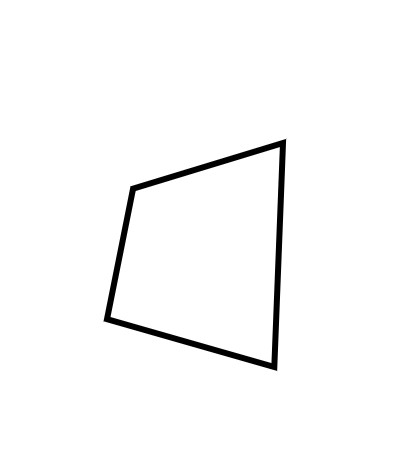
#> input picture shape/segiempat.jpg, 406 x 471 px
$ python -i image_processing.py   (imports and definitions only)
#> lines starting #> are read from the running program, lines starting #| are printed output that depends on the picture; after the words box and inside, x2 and y2 are one past the last pixel; in counts of white or black regions, pixels touching at a corner belong together
import numpy as np
import cv2 as cv
import math

def get_img_fact(img_path):
#> called with img_path = 'shape/segiempat.jpg'
  im = cv.imread(img_path)
#> im is the input picture: shape (471, 406, 3); min 0, max 255, mean 249.5
  imgray = cv.cvtColor(im, cv.COLOR_BGR2GRAY)
  ret, thresh = cv.threshold(imgray, 127, 255, cv.THRESH_BINARY)
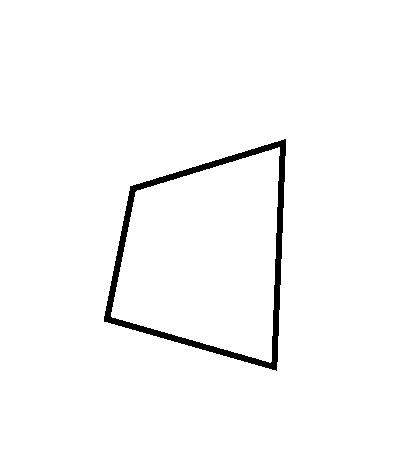
#> thresh: shape (471, 406); 97.8% white; 1 black region
  contours, hierarchy = cv.findContours(thresh, cv.RETR_TREE, cv.CHAIN_APPROX_SIMPLE)
#> contours = 3 contours; box (x1, y1, x2, y2) and area: (0, 0, 406, 471) 190350, (103, 138, 287, 372) 30588, (111, 147, 280, 363) 25780
  edge = contours[1]
#> edge = contour of 269 points, box (x1, y1, x2, y2) (103, 138, 287, 372), area 30588
  approx = cv.approxPolyDP(edge, 0.01*cv.arcLength(edge,True),True)
#> approx = [[285, 138], [277, 370], [104, 322], [129, 186]]

  count = len(approx)
#> count = 4
  result_point = []

  for i, a in enumerate(approx):
    point = a[0]
    result_point.append([point[0], point[1]])
#> this loop made 4 passes
#> after the loop, result_point = [[285, 138], [277, 370], [104, 322], [129, 186]]

  result_length = []
  result_la = []
  for i, a in enumerate(approx):
    p1 = approx[i][0]
    p2 = approx[(i+1) % count][0]
    delta_x = p1[0]-p2[0]
    delta_y = p1[1]-p2[1]
    r = math.sqrt(delta_x**2 + delta_y**2)
    result_length.append(int(round(r,0)))
#> this loop made 4 passes
#> (p1, p2, delta_x, delta_y, r) on passes 1 to 4: ([285, 138], [277, 370], 8, -232, 232.1), ([277, 370], [104, 322], 173, 48, 179.5), ([104, 322], [129, 186], -25, 136, 138.3), ([129, 186], [285, 138], -156, 48, 163.2)
#> after the loop, result_length = [232, 180, 138, 163]

  result_angle = []
  for i, a in enumerate(approx):
    p0 = approx[(i-1) % count][0]
    p1 = approx[i][0]
    p2 = approx[(i+1) % count][0]
    a = math.sqrt((p0[0]-p2[0])**2 + (p0[1]-p2[1])**2)
    b = math.sqrt((p0[0]-p1[0])**2 + (p0[1]-p1[1])**2)
    c = math.sqrt((p1[0]-p2[0])**2 + (p1[1]-p2[1])**2)
    angle = math.degrees(math.acos((b**2 + c**2 - a**2)/(2*b*c)))
    result_angle.append(int(round(angle, 0)))
#> this loop made 4 passes
#> (p0, p1, p2, b, c, angle) on passes 1 to 4: ([129, 186], [285, 138], [277, 370], 163.2, 232.1, 70.92), ([285, 138], [277, 370], [104, 322], 232.1, 179.5, 76.47), ([277, 370], [104, 322], [129, 186], 179.5, 138.3, 95.09), ([104, 322], [129, 186], [285, 138], 138.3, 163.2, 117.5)
#> after the loop, result_angle = [71, 76, 95, 118]

  for i in range (count):
    result_la.append([result_angle[i], result_length[i]])
#> after the loop, result_la = [[71, 232], [76, 180], [95, 138], [118, 163]]

  cv.drawContours(im, contours, -1, (0,255,0), 3)
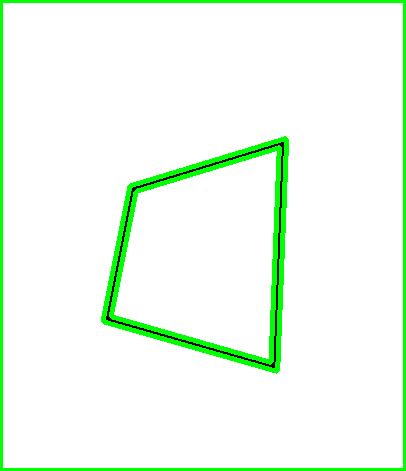
#> im: shape (471, 406, 3); 6.23% of pixels changed, all inside (x1, y1, x2, y2) = (0, 0, 406, 471)
  cv.imwrite('./shape/result.jpg', im)
  print(im)
#> (printed output is left out)

  print(img_path)
  print('point', result_point)
#| point [[285, 138], [277, 370], [104, 322], [129, 186]]
  print('angle, length', result_la)
#| angle, length [[71, 232], [76, 180], [95, 138], [118, 163]]

  return result_point, result_la

>>> result = get_img_fact('shape/segiempat.jpg')
#> result = ([[285, 138], [277, 370], [104, 322], [129, 186]], [[71, 232], [76, 180], [95, 138], [118, 163]])

$ run again, on shape/segienam.jpg
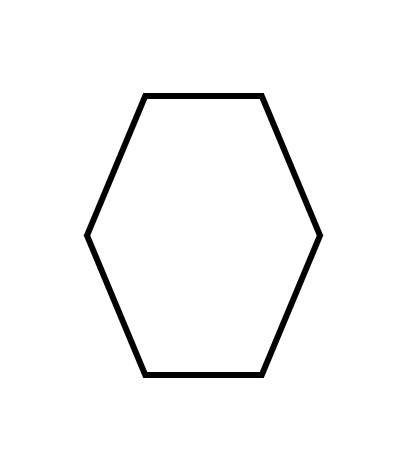
#> input picture shape/segienam.jpg, 406 x 471 px
#> in get_img_fact, im is the input picture: shape (471, 406, 3); min 0, max 255, mean 248.3
#> thresh: shape (471, 406); 97.4% white; 1 black region
#> contours = 3 contours; box (x1, y1, x2, y2) and area: (0, 0, 406, 471) 190350, (83, 92, 324, 379) 51701, (90, 99, 317, 372) 45885
#> edge = contour of 480 points, box (x1, y1, x2, y2) (83, 92, 324, 379), area 51701
#> approx = [[143, 92], [263, 92], [323, 236], [263, 378], [143, 378], [83, 234]]
#> count = 6
#> the loop in get_img_fact, `for i, a in enumerate(approx):` made 6 passes
#> after the loop in get_img_fact, `for i, a in enumerate(approx):`: result_point has the same summary as approx
#> the loop in get_img_fact, `for i, a in enumerate(approx):` made 6 passes
#> (p1, p2, delta_x, delta_y, r) on passes 1 to 6: ([143, 92], [263, 92], -120, 0, 120), ([263, 92], [323, 236], -60, -144, 156), ([323, 236], [263, 378], 60, -142, 154.2), ([263, 378], [143, 378], 120, 0, 120), ([143, 378], [83, 234], 60, 144, 156), ([83, 234], [143, 92], -60, 142, 154.2)
#> after the loop in get_img_fact, `for i, a in enumerate(approx):`: result_length = [120, 156, 154, 120, 156, 154]
#> the loop in get_img_fact, `for i, a in enumerate(approx):` made 6 passes
#> (p0, p1, p2, b, c, angle) on passes 1 to 6: ([83, 234], [143, 92], [263, 92], 154.2, 120, 112.9), ([143, 92], [263, 92], [323, 236], 120, 156, 112.6), ([263, 92], [323, 236], [263, 378], 156, 154.2, 134.5), ([323, 236], [263, 378], [143, 378], 154.2, 120, 112.9), ([263, 378], [143, 378], [83, 234], 120, 156, 112.6), ([143, 378], [83, 234], [143, 92], 156, 154.2, 134.5)
#> after the loop in get_img_fact, `for i, a in enumerate(approx):`: result_angle = [113, 113, 134, 113, 113, 134]
#> after the loop in get_img_fact, `for i in range (count):`: result_la = [[113, 120], [113, 156], [134, 154], [113, 120], [113, 156], [134, 154]]
#> in get_img_fact, `cv.drawContours(im, contours, -1, (0,255,0), 3)`:
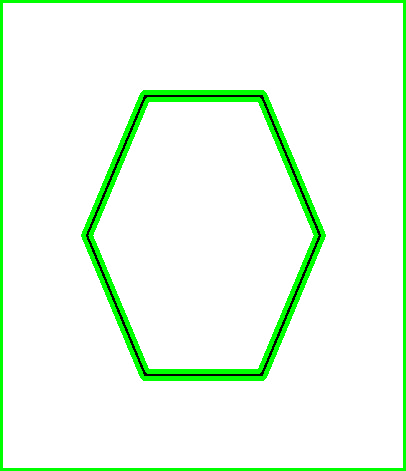
#> im: shape (471, 406, 3); 6.86% of pixels changed, all inside (x1, y1, x2, y2) = (0, 0, 406, 471)
#> (printed output is left out)
#| point [[143, 92], [263, 92], [323, 236], [263, 378], [143, 378], [83, 234]]
#| angle, length [[113, 120], [113, 156], [134, 154], [113, 120], [113, 156], [134, 154]]
#> result = ([[143, 92], [263, 92], [323, 236], [263, 378], [143, 378], [83, 234]], [[113, 120], [113, 156], [134, 154], [113, 120], [113, 156], [134, 154]])

$ run again, on shape/segienam_samasisi.jpg
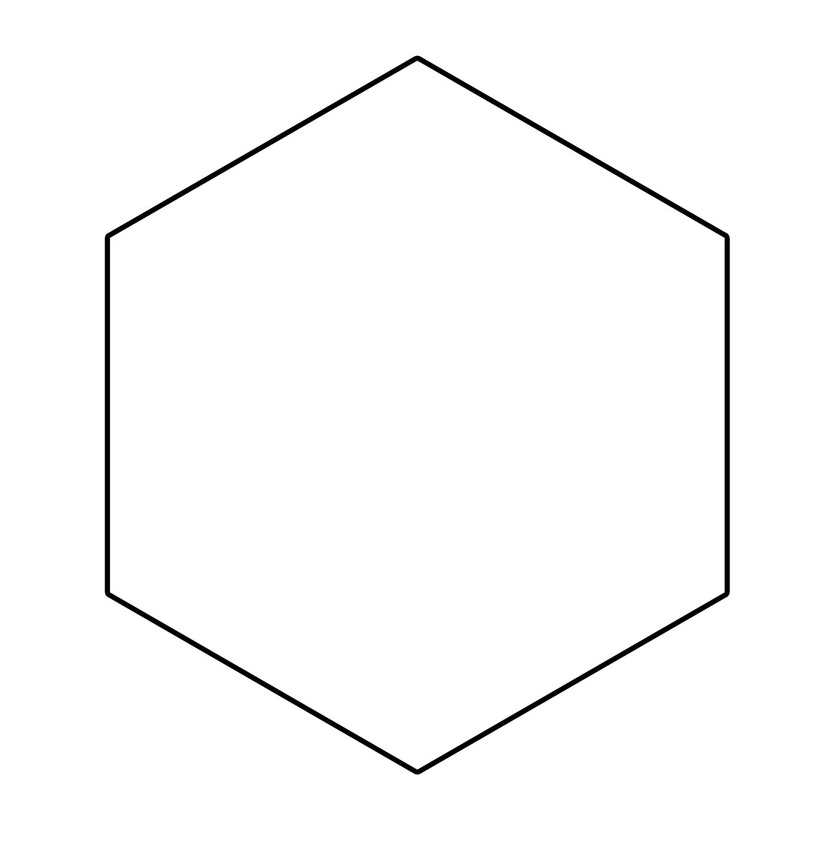
#> input picture shape/segienam_samasisi.jpg, 835 x 845 px, shrunk from 1297 x 1314 before the run
#> in get_img_fact, im is the input picture: shape (845, 835, 3); min 0, max 255, mean 251
#> thresh: shape (845, 835); 98.5% white; 1 black region
#> contours = 3 contours; box (x1, y1, x2, y2) and area: (0, 0, 835, 845) 703896, (104, 55, 731, 776) 338796, (110, 61, 725, 769) 325974
#> edge = contour of 1057 points, box (x1, y1, x2, y2) (104, 55, 731, 776), area 338796
#> approx = [[414, 55], [730, 237], [728, 596], [417, 775], [104, 594], [104, 235]]
#> count = 6
#> the loop in get_img_fact, `for i, a in enumerate(approx):` made 6 passes
#> after the loop in get_img_fact, `for i, a in enumerate(approx):`: result_point has the same summary as approx
#> the loop in get_img_fact, `for i, a in enumerate(approx):` made 6 passes
#> (p1, p2, delta_x, delta_y, r) on passes 1 to 6: ([414, 55], [730, 237], -316, -182, 364.7), ([730, 237], [728, 596], 2, -359, 359), ([728, 596], [417, 775], 311, -179, 358.8), ([417, 775], [104, 594], 313, 181, 361.6), ([104, 594], [104, 235], 0, 359, 359), ([104, 235], [414, 55], -310, 180, 358.5)
#> after the loop in get_img_fact, `for i, a in enumerate(approx):`: result_length = [365, 359, 359, 362, 359, 358]
#> the loop in get_img_fact, `for i, a in enumerate(approx):` made 6 passes
#> (p0, p1, p2, b, c, angle) on passes 1 to 6: ([104, 235], [414, 55], [730, 237], 358.5, 364.7, 119.9), ([414, 55], [730, 237], [728, 596], 364.7, 359, 119.6), ([730, 237], [728, 596], [417, 775], 359, 358.8, 120.2), ([728, 596], [417, 775], [104, 594], 358.8, 361.6, 120), ([417, 775], [104, 594], [104, 235], 361.6, 359, 120), ([104, 594], [104, 235], [414, 55], 359, 358.5, 120.1)
#> after the loop in get_img_fact, `for i, a in enumerate(approx):`: result_angle = [120, 120, 120, 120, 120, 120]
#> after the loop in get_img_fact, `for i in range (count):`: result_la = [[120, 365], [120, 359], [120, 359], [120, 362], [120, 359], [120, 358]]
#> in get_img_fact, `cv.drawContours(im, contours, -1, (0,255,0), 3)`:
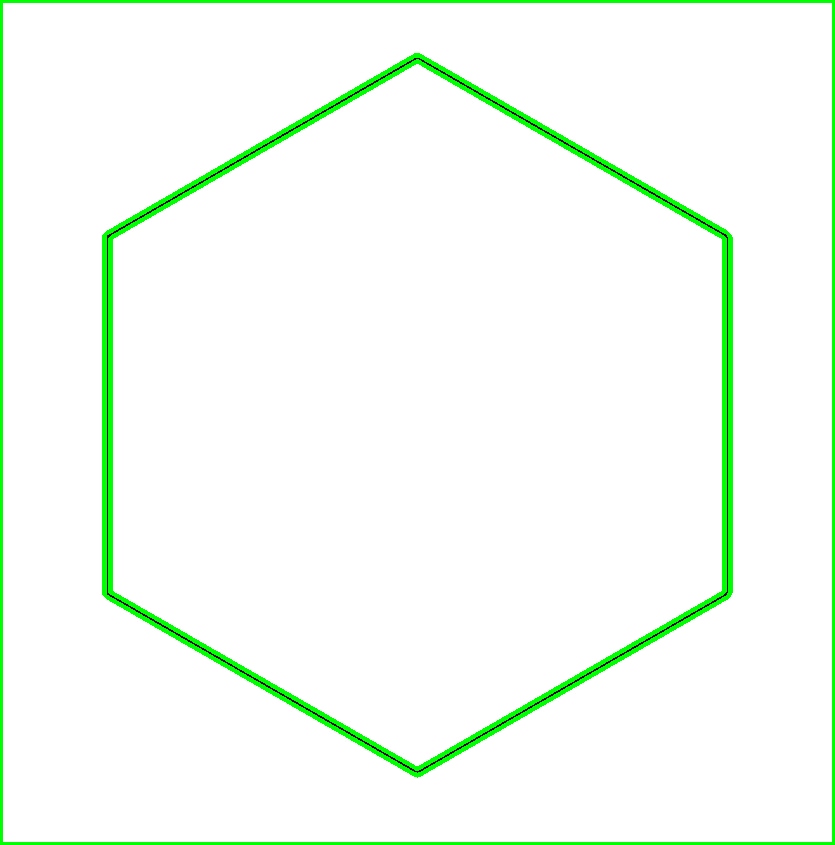
#> im: shape (845, 835, 3); 4.19% of pixels changed, all inside (x1, y1, x2, y2) = (0, 0, 835, 845)
#> (printed output is left out)
#| point [[414, 55], [730, 237], [728, 596], [417, 775], [104, 594], [104, 235]]
#| angle, length [[120, 365], [120, 359], [120, 359], [120, 362], [120, 359], [120, 358]]
#> result = ([[414, 55], [730, 237], [728, 596], [417, 775], [104, 594], [104, 235]], [[120, 365], [120, 359], [120, 359], [120, 362], [120, 359], [120, 358]])

$ run again, on shape/segilima.jpg
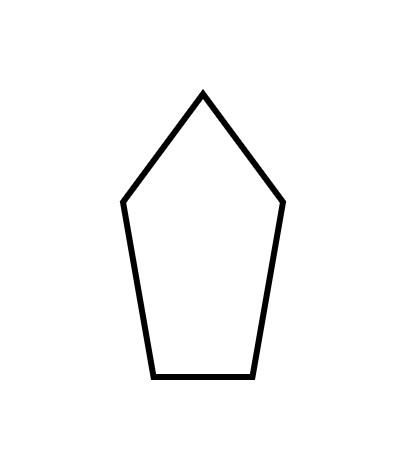
#> input picture shape/segilima.jpg, 406 x 471 px
#> in get_img_fact, im is the input picture: shape (471, 406, 3); min 0, max 255, mean 249.2
#> in get_img_fact, `ret, thresh = cv.threshold(imgray, 127, 255, cv.THRESH_BINARY)`:
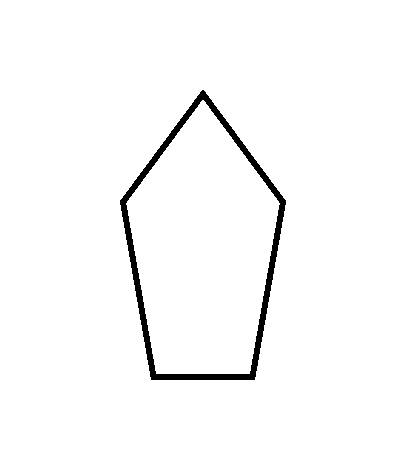
#> thresh: shape (471, 406); 97.7% white; 1 black region
#> contours = 3 contours; box (x1, y1, x2, y2) and area: (0, 0, 406, 471) 190350, (119, 89, 287, 381) 33830, (126, 100, 280, 374) 28835
#> edge = contour of 244 points, box (x1, y1, x2, y2) (119, 89, 287, 381), area 33830
#> approx = [[202, 89], [286, 200], [254, 380], [149, 376], [119, 200]]
#> count = 5
#> the loop in get_img_fact, `for i, a in enumerate(approx):` made 5 passes
#> after the loop in get_img_fact, `for i, a in enumerate(approx):`: result_point has the same summary as approx
#> the loop in get_img_fact, `for i, a in enumerate(approx):` made 5 passes
#> (p1, p2, delta_x, delta_y, r) on passes 1 to 5: ([202, 89], [286, 200], -84, -111, 139.2), ([286, 200], [254, 380], 32, -180, 182.8), ([254, 380], [149, 376], 105, 4, 105.1), ([149, 376], [119, 200], 30, 176, 178.5), ([119, 200], [202, 89], -83, 111, 138.6)
#> after the loop in get_img_fact, `for i, a in enumerate(approx):`: result_length = [139, 183, 105, 179, 139]
#> the loop in get_img_fact, `for i, a in enumerate(approx):` made 5 passes
#> (p0, p1, p2, b, c, angle) on passes 1 to 5: ([119, 200], [202, 89], [286, 200], 138.6, 139.2, 73.9), ([202, 89], [286, 200], [254, 380], 139.2, 182.8, 132.8), ([286, 200], [254, 380], [149, 376], 182.8, 105.1, 97.9), ([254, 380], [149, 376], [119, 200], 105.1, 178.5, 101.9), ([149, 376], [119, 200], [202, 89], 178.5, 138.6, 133.5)
#> after the loop in get_img_fact, `for i, a in enumerate(approx):`: result_angle = [74, 133, 98, 102, 134]
#> after the loop in get_img_fact, `for i in range (count):`: result_la = [[74, 139], [133, 183], [98, 105], [102, 179], [134, 139]]
#> in get_img_fact, `cv.drawContours(im, contours, -1, (0,255,0), 3)`:
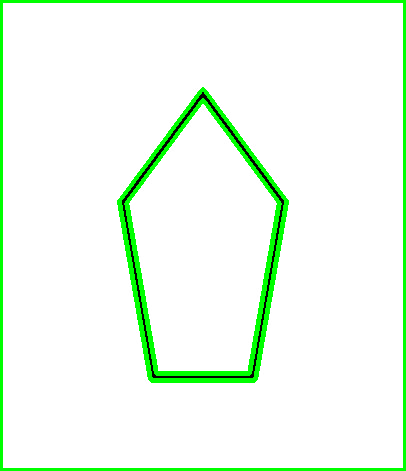
#> im: shape (471, 406, 3); 6.2% of pixels changed, all inside (x1, y1, x2, y2) = (0, 0, 406, 471)
#> (printed output is left out)
#| point [[202, 89], [286, 200], [254, 380], [149, 376], [119, 200]]
#| angle, length [[74, 139], [133, 183], [98, 105], [102, 179], [134, 139]]
#> result = ([[202, 89], [286, 200], [254, 380], [149, 376], [119, 200]], [[74, 139], [133, 183], [98, 105], [102, 179], [134, 139]])
